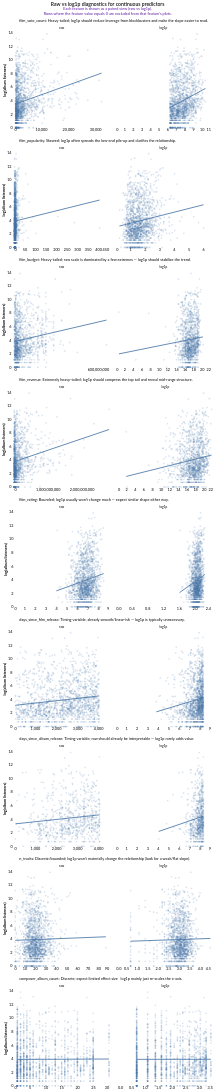

The code cell stored with this chart in its notebook:
### Code cell
# ------------------------------------------------------------
# Step 3 Diagnostic (revised):
# Raw vs log1p(feature), with a single evaluation line BETWEEN the pair.
#
# Key idea:
# - We first build a "long" dataframe that contains one row per observation
#   per (feature, scale).
# - IMPORTANT: we filter OUT x==0 for each feature when building "long"
#   so vertical stacks at 0 don't appear in the charts.
# - Then we build the visualization as a vertical stack (vconcat):
#     [evaluation text line]
#     [two-column chart: raw vs log1p]
#   repeated for each feature.
# ------------------------------------------------------------

y = y_feature[0]  # e.g., 'log_lfm_album_listeners'

# ------------------------------------------------------------
# 1) Start from the analytics dataframe and keep only needed columns.
#    We only drop rows where y is missing (because the scatter y-axis needs it).
#    NOTE: This does NOT remove x==0; we handle that per-feature below.
# ------------------------------------------------------------
diag_df = album_analytics_df[continuous_features + [y]].dropna(subset=[y]).copy()

# ------------------------------------------------------------
# 2) Build a LONG dataframe with BOTH:
#    - raw x values
#    - log1p(x) values
#
#    We do this per feature so we can apply per-feature filtering rules:
#    - drop rows where the feature is missing
#    - drop rows where the feature is exactly 0 (your request)
#
#    Resulting schema of `long`:
#      [ y, x, feature, scale ]
# ------------------------------------------------------------
rows = []

for c in continuous_features:

    # --- Base subset for this feature only ---
    # Keep rows where:
    # - the feature value exists (not NaN)
    # - the feature value is NOT 0 (so we remove those vertical stacks)
    #
    # If you ever decide you want "drop <= 0" instead, change (d[c] != 0) to (d[c] > 0).
    base = (
        diag_df[[y, c]]
        .dropna()                       # drop rows where this feature is missing
        .loc[lambda d: d[c] != 0]       # drop rows where this feature equals 0
        .copy()
    )

    # --- Raw version: x = feature value as-is ---
    raw = (
        base.rename(columns={c: "x"})   # rename feature column to generic "x"
            .assign(feature=c, scale="raw")
    )

    # --- Log1p version: x = log(1 + feature) ---
    # log1p is stable for large values and avoids log(0) issues.
    # We keep .clip(lower=0) just in case negatives exist (should be rare here).
    log = (
        base.assign(x=lambda d: np.log1p(d[c].clip(lower=0)))
            .loc[:, [y, "x"]]           # keep only y and the new x
            .assign(feature=c, scale="log1p")
    )

    rows.append(raw)
    rows.append(log)

# Combine all features/scales into one long dataframe
long = pd.concat(rows, ignore_index=True)

# Make sure the facet columns appear in the intended order: raw then log1p
long["scale"] = pd.Categorical(long["scale"], categories=["raw", "log1p"], ordered=True)

# ------------------------------------------------------------
# 3) Build the visualization as a set of "blocks" (one block per feature):
#    Block layout:
#      (a) evaluation text row
#      (b) a paired chart: raw vs log1p (two columns)
#
#    Then we vertically stack (vconcat) all blocks.
# ------------------------------------------------------------

blocks = []

for c in continuous_features:
    # Get the human-readable evaluation note for this feature
    note = eval_map.get(c, "")

    # --- (a) Evaluation text row ---
    # This is a tiny one-row dataframe, so it renders ONCE (not duplicated).
    eval_row = (
        alt.Chart(pd.DataFrame({"text": [f"{c}: {note}"]}))
        .mark_text(
            align="left",
            baseline="middle",
            fontSize=12,
            dx=6
        )
        .encode(text="text:N")
        .properties(height=24)
    )

    # --- (b) Paired chart for this feature only ---
    # We subset `long` to the current feature, which already has x==0 removed.
    sub = long[long["feature"] == c]

    # Scatter points
    points = (
        alt.Chart(sub)
        .mark_circle(opacity=0.20, size=28)
        .encode(
            x=alt.X("x:Q", title=None),
            y=alt.Y(f"{y}:Q", title="log(album listeners)"),
        )
    )

    # Trendline: regression within each scale (raw vs log1p)
    trend = (
        alt.Chart(sub)
        .transform_regression("x", y, groupby=["scale"])
        .mark_line(strokeWidth=3, opacity=0.9)
        .encode(
            x="x:Q",
            y=f"{y}:Q"
        )
    )

    # Facet into two columns: raw (left) and log1p (right)
    pair = (points + trend).facet(
        column=alt.Column("scale:N", title=None, sort=["raw", "log1p"])
    ).resolve_scale(
        x="independent"   # raw and log1p have different x ranges, so don't force them to match
    )

    # Stack evaluation row ABOVE the paired chart for this feature
    blocks.append(alt.vconcat(eval_row, pair, spacing=6))

# Stack all feature-blocks vertically
chart = alt.vconcat(*blocks, spacing=14).resolve_scale(
    y="shared"  # keep y-axis consistent across all features for easier comparison
).properties(
    title={
        "text": "Raw vs log1p diagnostics for continuous predictors",
        "subtitle": [
            "Each feature is shown as a paired view (raw vs log1p).",
            "Rows where the feature value equals 0 are excluded from that feature’s plots."
        ]
    }
)

chart

### Figure 1 — Vega-Lite specification as saved in the notebook (floating-point values rounded to 4 significant figures; data arrays with more than 128 entries replaced by an {"elided": "..."} marker saying what was removed)
{"config": {"background": "white", "view": {"fill": "white", "stroke": "transparent"}, "font": "Lato", "title": {"font": "Lato", "fontSize": 16, "fontWeight": 600, "color": "#111111", "subtitleColor": "#5E17A6", "anchor": "middle"}, "axis": {"labelFont": "Lato", "titleFont": "Lato", "labelFontSize": 12, "titleFontSize": 12, "grid": false, "ticks": false, "domain": false, "gridColor": "#e9e9e9", "tickColor": "#cccccc", "domainColor": "#cccccc"}, "legend": {"labelFont": "Lato", "titleFont": "Lato", "labelFontSize": 12, "titleFontSize": 12}, "point": {"filled": true, "size": 60}, "line": {"strokeWidth": 2}, "range": {"category": ["#7922CC", "#1195B2", "#CC0000", "#CE7E00", "#5E17A6", "#0E7C93", "#9E0000", "#A86600", "#3F1D5C", "#1F6F5B", "#8C4A00"]}}, "vconcat": [{"vconcat": [{"data": {"name": "data-9a54ec6f9aa918ad9a1c171e481b3513"}, "mark": {"type": "text", "align": "left", "baseline": "middle", "dx": 6, "fontSize": 12}, "encoding": {"text": {"field": "text", "type": "nominal"}}, "height": 24}, {"data": {"name": "data-634157d0a461caaaaf874c3dbfa3c543"}, "facet": {"column": {"field": "scale", "sort": ["raw", "log1p"], "title": null, "type": "nominal"}}, "spec": {"layer": [{"mark": {"type": "circle", "opacity": 0.2, "size": 28}, "encoding": {"x": {"field": "x", "title": null, "type": "quantitative"}, "y": {"field": "log_lfm_album_listeners", "title": "log(album listeners)", "type": "quantitative"}}}, {"mark": {"type": "line", "opacity": 0.9, "strokeWidth": 3}, "encoding": {"x": {"field": "x", "type": "quantitative"}, "y": {"field": "log_lfm_album_listeners", "type": "quantitative"}}, "transform": [{"on": "x", "regression": "log_lfm_album_listeners", "groupby": ["scale"]}]}]}, "resolve": {"scale": {"x": "independent"}}}], "spacing": 6}, {"vconcat": [{"data": {"name": "data-8ec13f362d8203baa61f393f8942cece"}, "mark": {"type": "text", "align": "left", "baseline": "middle", "dx": 6, "fontSize": 12}, "encoding": {"text": {"field": "text", "type": "nominal"}}, "height": 24}, {"data": {"name": "data-c907900c0ccf4a346a2293e003433f06"}, "facet": {"column": {"field": "scale", "sort": ["raw", "log1p"], "title": null, "type": "nominal"}}, "spec": {"layer": [{"mark": {"type": "circle", "opacity": 0.2, "size": 28}, "encoding": {"x": {"field": "x", "title": null, "type": "quantitative"}, "y": {"field": "log_lfm_album_listeners", "title": "log(album listeners)", "type": "quantitative"}}}, {"mark": {"type": "line", "opacity": 0.9, "strokeWidth": 3}, "encoding": {"x": {"field": "x", "type": "quantitative"}, "y": {"field": "log_lfm_album_listeners", "type": "quantitative"}}, "transform": [{"on": "x", "regression": "log_lfm_album_listeners", "groupby": ["scale"]}]}]}, "resolve": {"scale": {"x": "independent"}}}], "spacing": 6}, {"vconcat": [{"data": {"name": "data-8588e7c9603db7a633afb925e2af771e"}, "mark": {"type": "text", "align": "left", "baseline": "middle", "dx": 6, "fontSize": 12}, "encoding": {"text": {"field": "text", "type": "nominal"}}, "height": 24}, {"data": {"name": "data-5fc25c35e60ebdebcd244e66d1df1607"}, "facet": {"column": {"field": "scale", "sort": ["raw", "log1p"], "title": null, "type": "nominal"}}, "spec": {"layer": [{"mark": {"type": "circle", "opacity": 0.2, "size": 28}, "encoding": {"x": {"field": "x", "title": null, "type": "quantitative"}, "y": {"field": "log_lfm_album_listeners", "title": "log(album listeners)", "type": "quantitative"}}}, {"mark": {"type": "line", "opacity": 0.9, "strokeWidth": 3}, "encoding": {"x": {"field": "x", "type": "quantitative"}, "y": {"field": "log_lfm_album_listeners", "type": "quantitative"}}, "transform": [{"on": "x", "regression": "log_lfm_album_listeners", "groupby": ["scale"]}]}]}, "resolve": {"scale": {"x": "independent"}}}], "spacing": 6}, {"vconcat": [{"data": {"name": "data-7d487bec33685d6d5c9cd59d6c385f02"}, "mark": {"type": "text", "align": "left", "baseline": "middle", "dx": 6, "fontSize": 12}, "encoding": {"text": {"field": "text", "type": "nominal"}}, "height": 24}, {"data": {"name": "data-7a0b58717200e233d4db95509d0c266b"}, "facet": {"column": {"field": "scale", "sort": ["raw", "log1p"], "title": null, "type": "nominal"}}, "spec": {"layer": [{"mark": {"type": "circle", "opacity": 0.2, "size": 28}, "encoding": {"x": {"field": "x", "title": null, "type": "quantitative"}, "y": {"field": "log_lfm_album_listeners", "title": "log(album listeners)", "type": "quantitative"}}}, {"mark": {"type": "line", "opacity": 0.9, "strokeWidth": 3}, "encoding": {"x": {"field": "x", "type": "quantitative"}, "y": {"field": "log_lfm_album_listeners", "type": "quantitative"}}, "transform": [{"on": "x", "regression": "log_lfm_album_listeners", "groupby": ["scale"]}]}]}, "resolve": {"scale": {"x": "independent"}}}], "spacing": 6}, {"vconcat": [{"data": {"name": "data-955ee3c95c5bf69c902a2dc6c29a68f9"}, "mark": {"type": "text", "align": "left", "baseline": "middle", "dx": 6, "fontSize": 12}, "encoding": {"text": {"field": "text", "type": "nominal"}}, "height": 24}, {"data": {"name": "data-f495dfce0d15311b126c5370520f1347"}, "facet": {"column": {"field": "scale", "sort": ["raw", "log1p"], "title": null, "type": "nominal"}}, "spec": {"layer": [{"mark": {"type": "circle", "opacity": 0.2, "size": 28}, "encoding": {"x": {"field": "x", "title": null, "type": "quantitative"}, "y": {"field": "log_lfm_album_listeners", "title": "log(album listeners)", "type": "quantitative"}}}, {"mark": {"type": "line", "opacity": 0.9, "strokeWidth": 3}, "encoding": {"x": {"field": "x", "type": "quantitative"}, "y": {"field": "log_lfm_album_listeners", "type": "quantitative"}}, "transform": [{"on": "x", "regression": "log_lfm_album_listeners", "groupby": ["scale"]}]}]}, "resolve": {"scale": {"x": "independent"}}}], "spacing": 6}, {"vconcat": [{"data": {"name": "data-4c91f18a1e45478906cd0b4dbadbb6f1"}, "mark": {"type": "text", "align": "left", "baseline": "middle", "dx": 6, "fontSize": 12}, "encoding": {"text": {"field": "text", "type": "nominal"}}, "height": 24}, {"data": {"name": "data-5b1603679da37d00ceba5a95206fb7d1"}, "facet": {"column": {"field": "scale", "sort": ["raw", "log1p"], "title": null, "type": "nominal"}}, "spec": {"layer": [{"mark": {"type": "circle", "opacity": 0.2, "size": 28}, "encoding": {"x": {"field": "x", "title": null, "type": "quantitative"}, "y": {"field": "log_lfm_album_listeners", "title": "log(album listeners)", "type": "quantitative"}}}, {"mark": {"type": "line", "opacity": 0.9, "strokeWidth": 3}, "encoding": {"x": {"field": "x", "type": "quantitative"}, "y": {"field": "log_lfm_album_listeners", "type": "quantitative"}}, "transform": [{"on": "x", "regression": "log_lfm_album_listeners", "groupby": ["scale"]}]}]}, "resolve": {"scale": {"x": "independent"}}}], "spacing": 6}, {"vconcat": [{"data": {"name": "data-d1af997e9466265024add1407f6c0aa4"}, "mark": {"type": "text", "align": "left", "baseline": "middle", "dx": 6, "fontSize": 12}, "encoding": {"text": {"field": "text", "type": "nominal"}}, "height": 24}, {"data": {"name": "data-f8a5d97e93ac1799c173d2dac1444d06"}, "facet": {"column": {"field": "scale", "sort": ["raw", "log1p"], "title": null, "type": "nominal"}}, "spec": {"layer": [{"mark": {"type": "circle", "opacity": 0.2, "size": 28}, "encoding": {"x": {"field": "x", "title": null, "type": "quantitative"}, "y": {"field": "log_lfm_album_listeners", "title": "log(album listeners)", "type": "quantitative"}}}, {"mark": {"type": "line", "opacity": 0.9, "strokeWidth": 3}, "encoding": {"x": {"field": "x", "type": "quantitative"}, "y": {"field": "log_lfm_album_listeners", "type": "quantitative"}}, "transform": [{"on": "x", "regression": "log_lfm_album_listeners", "groupby": ["scale"]}]}]}, "resolve": {"scale": {"x": "independent"}}}], "spacing": 6}, {"vconcat": [{"data": {"name": "data-ca76a8192d0a1a980bd8ebcdfc30d1c0"}, "mark": {"type": "text", "align": "left", "baseline": "middle", "dx": 6, "fontSize": 12}, "encoding": {"text": {"field": "text", "type": "nominal"}}, "height": 24}, {"data": {"name": "data-bbba44b2e130f14e723ca0486412a843"}, "facet": {"column": {"field": "scale", "sort": ["raw", "log1p"], "title": null, "type": "nominal"}}, "spec": {"layer": [{"mark": {"type": "circle", "opacity": 0.2, "size": 28}, "encoding": {"x": {"field": "x", "title": null, "type": "quantitative"}, "y": {"field": "log_lfm_album_listeners", "title": "log(album listeners)", "type": "quantitative"}}}, {"mark": {"type": "line", "opacity": 0.9, "strokeWidth": 3}, "encoding": {"x": {"field": "x", "type": "quantitative"}, "y": {"field": "log_lfm_album_listeners", "type": "quantitative"}}, "transform": [{"on": "x", "regression": "log_lfm_album_listeners", "groupby": ["scale"]}]}]}, "resolve": {"scale": {"x": "independent"}}}], "spacing": 6}, {"vconcat": [{"data": {"name": "data-2a898319e911c41b453cb7a1e150ade9"}, "mark": {"type": "text", "align": "left", "baseline": "middle", "dx": 6, "fontSize": 12}, "encoding": {"text": {"field": "text", "type": "nominal"}}, "height": 24}, {"data": {"name": "data-fba06501ce84e6ea389a0e5b574741b5"}, "facet": {"column": {"field": "scale", "sort": ["raw", "log1p"], "title": null, "type": "nominal"}}, "spec": {"layer": [{"mark": {"type": "circle", "opacity": 0.2, "size": 28}, "encoding": {"x": {"field": "x", "title": null, "type": "quantitative"}, "y": {"field": "log_lfm_album_listeners", "title": "log(album listeners)", "type": "quantitative"}}}, {"mark": {"type": "line", "opacity": 0.9, "strokeWidth": 3}, "encoding": {"x": {"field": "x", "type": "quantitative"}, "y": {"field": "log_lfm_album_listeners", "type": "quantitative"}}, "transform": [{"on": "x", "regression": "log_lfm_album_listeners", "groupby": ["scale"]}]}]}, "resolve": {"scale": {"x": "independent"}}}], "spacing": 6}], "resolve": {"scale": {"y": "shared"}}, "spacing": 14, "title": {"text": "Raw vs log1p diagnostics for continuous predictors", "subtitle": ["Each feature is shown as a paired view (raw vs log1p).", "Rows where the feature value equals 0 are excluded from that feature’s plots."]}, "$schema": "https://vega.github.io/schema/vega-lite/v5.20.1.json", "datasets": {"data-9a54ec6f9aa918ad9a1c171e481b3513": [{"text": "film_vote_count: Heavy-tailed; log1p should reduce leverage from blockbusters and make the slope easier to read."}], "data-634157d0a461caaaaf874c3dbfa3c543": {"elided": "3102 records"}, "data-8ec13f362d8203baa61f393f8942cece": [{"text": "film_popularity: Skewed; log1p often spreads the low-end pile-up and clarifies the relationship."}], "data-c907900c0ccf4a346a2293e003433f06": {"elided": "3102 records"}, "data-8588e7c9603db7a633afb925e2af771e": [{"text": "film_budget: Heavy-tailed; raw scale is dominated by a few extremes — log1p should stabilize the trend."}], "data-5fc25c35e60ebdebcd244e66d1df1607": {"elided": "2468 records"}, "data-7d487bec33685d6d5c9cd59d6c385f02": [{"text": "film_revenue: Extremely heavy-tailed; log1p should compress the top tail and reveal mid-range structure."}], "data-7a0b58717200e233d4db95509d0c266b": {"elided": "2586 records"}, "data-955ee3c95c5bf69c902a2dc6c29a68f9": [{"text": "film_rating: Bounded; log1p usually won’t change much — expect similar shape either way."}], "data-f495dfce0d15311b126c5370520f1347": {"elided": "3102 records"}, "data-4c91f18a1e45478906cd0b4dbadbb6f1": [{"text": "days_since_film_release: Timing variable; already smooth/linear-ish — log1p is typically unnecessary."}], "data-5b1603679da37d00ceba5a95206fb7d1": {"elided": "3102 records"}, "data-d1af997e9466265024add1407f6c0aa4": [{"text": "days_since_album_release: Timing variable; raw should already be interpretable — log1p rarely adds value."}], "data-f8a5d97e93ac1799c173d2dac1444d06": {"elided": "1488 records"}, "data-ca76a8192d0a1a980bd8ebcdfc30d1c0": [{"text": "n_tracks: Discrete/bounded; log1p won’t materially change the relationship (look for a weak/flat slope)."}], "data-bbba44b2e130f14e723ca0486412a843": {"elided": "3086 records"}, "data-2a898319e911c41b453cb7a1e150ade9": [{"text": "composer_album_count: Discrete; expect limited effect size \n log1p mainly just re-scales the x-axis."}], "data-fba06501ce84e6ea389a0e5b574741b5": {"elided": "3102 records"}}}
